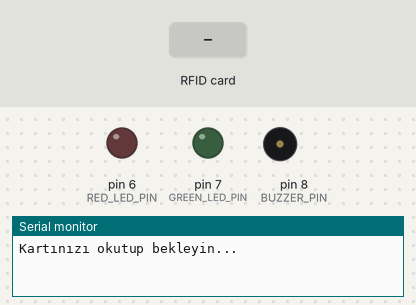
The sketch below on a simulated Arduino Uno, built with avr-gcc and run on an emulated ATmega328P. Parts: output pins drawn as LEDs (lit = HIGH), buzzer (waves = sounding), the last lines printed to the serial monitor. The inputs (shaded band) are chosen by the test bench. Pins used as bus, display or sensor lines are not drawn.

Above: at 1.2 s.
1.3 s: RFID card 5E 7A 19 C4 held to the reader
At 2.0 s:
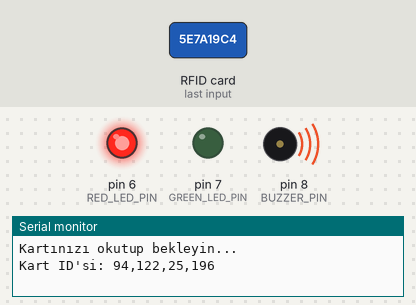
Timing chart, 0 to 4.3 s (numbered marks = the images above; inputs shaded):
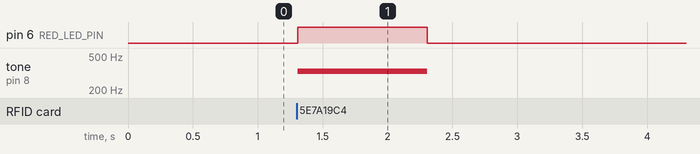

Measured:
- after the input at 1.3 s, pin 6 (RED_LED_PIN): LOW → HIGH at once, → LOW 1.0 s later; tone on pin 8 (BUZZER_PIN): silent → 330 Hz at once, → silent 1.0 s later

The sketch:

rfid_buzz.ino
```cpp
#include <SPI.h>
#include <MFRC522.h>

#define SS_PIN 10
#define RST_PIN 9
#define BUZZER_PIN 8
#define GREEN_LED_PIN 7
#define RED_LED_PIN 6

MFRC522 mfrc522(SS_PIN, RST_PIN);

void setup() {
  Serial.begin(9600);
  SPI.begin();
  mfrc522.PCD_Init();
  pinMode(BUZZER_PIN, OUTPUT);
  pinMode(GREEN_LED_PIN, OUTPUT);
  pinMode(RED_LED_PIN, OUTPUT);
  Serial.println("Kartınızı okutup bekleyin...");
}

void loop() {
  // RFID kartının taranmasını bekleyin
  if (!mfrc522.PICC_IsNewCardPresent() || !mfrc522.PICC_ReadCardSerial()) {
    return;
  }

  // Kart ID'sini alın
  String cardID = "";
  for (byte i = 0; i < mfrc522.uid.size; i++) {
    cardID += String(mfrc522.uid.uidByte[i], DEC);
    if (i < mfrc522.uid.size - 1) cardID += ",";
  }

  Serial.print("Kart ID'si: ");
  Serial.println(cardID);

  // LED'leri kapat
  digitalWrite(GREEN_LED_PIN, LOW);
  digitalWrite(RED_LED_PIN, LOW);

  // Belirtilen kart ID'si ile karşılaştırın
  if (cardID == "57,226,214,75") {
    // Doğru kart -> Yeşil LED yanacak ve buzzer çalacak
    digitalWrite(GREEN_LED_PIN, HIGH);
    tone(BUZZER_PIN, 262);
    delay(1000);  // 3 saniye bekle
    noTone(BUZZER_PIN);
    digitalWrite(GREEN_LED_PIN, LOW);
  } else {
    // Yanlış kart -> Kırmızı LED yanacak
    digitalWrite(RED_LED_PIN, HIGH);
    tone(BUZZER_PIN, 330);
    delay(1000);  // 3 saniye bekle
    digitalWrite(RED_LED_PIN, LOW);
    noTone(BUZZER_PIN);
  }

  // Kartı uyku moduna al ve loop'u tekrar başlat
  mfrc522.PICC_HaltA();
  delay(1000); // Biraz bekle, sonra tekrar başla
}
```
